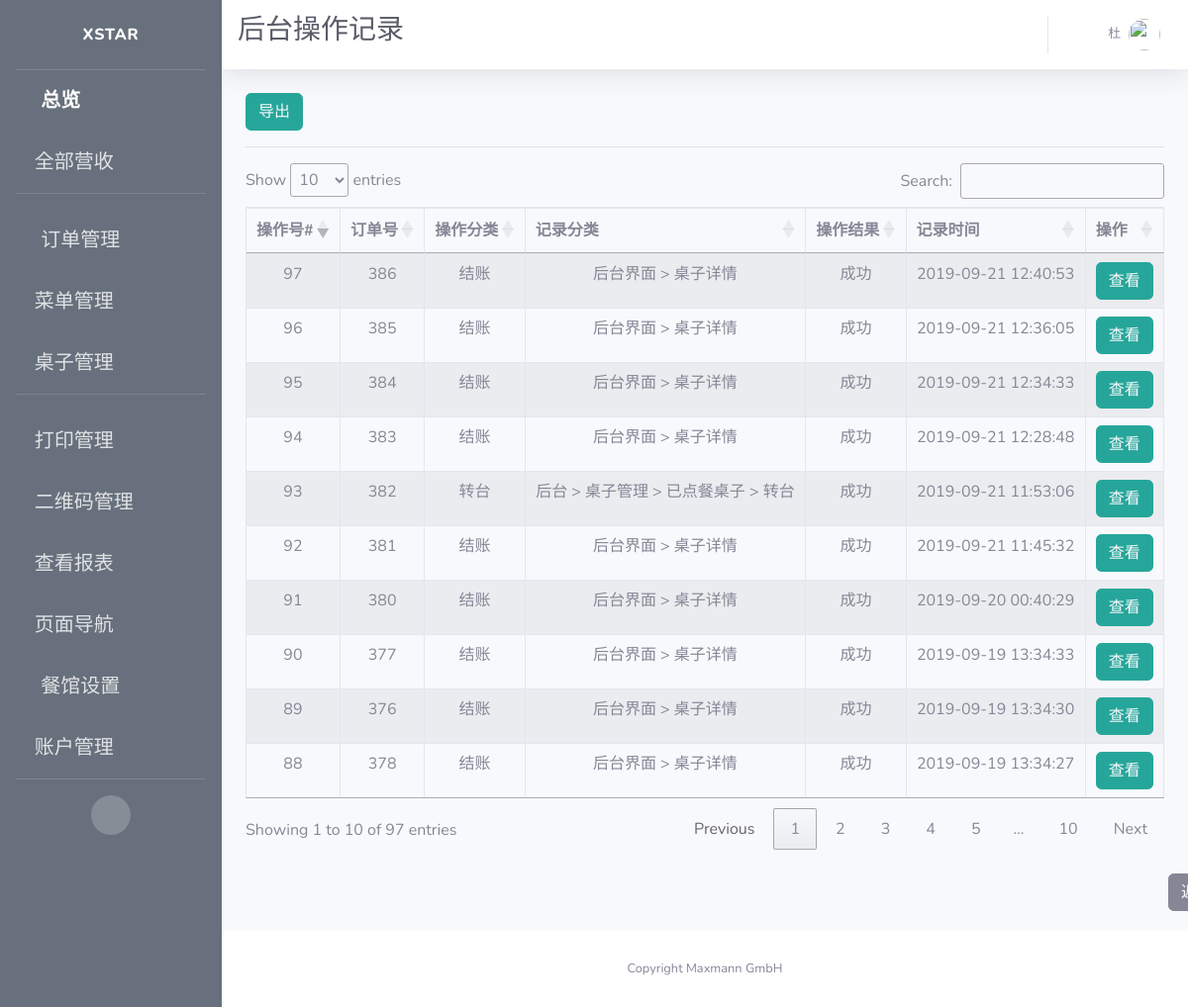
The app's page /view/logs (signed in) with its own data.
### app/models.py (models this page shows, shortened)
class User(UserMixin, db.Model):
    id = db.Column(db.Integer, primary_key=True)
    username = db.Column(db.String(64), index=True, unique=True, nullable=False)
    alias = db.Column(db.String(64))
    email = db.Column(db.String(120), unique=True)
    password_hash = db.Column(db.String(128))
    permissions = db.Column(db.Integer)
    container = db.Column(db.String(300))
    timeCreated = db.Column(db.DateTime, default=datetime.utcnow)

class Log(db.Model):
    id = db.Column(db.Integer, primary_key=True, unique=True, index=True)
    order_id = db.Column(db.Integer)
    operation = db.Column(db.String(100))
    page = db.Column(db.String(100))
    desc = db.Column(db.String(2000))
    status = db.Column(db.String(500))
    time = db.Column(db.String(500))

### app/routes.py (the view)
@app.route('/view/logs')
@login_required
def view_logs():
    logs = Log.query.all()
    context = dict(referrer=request.headers.get('Referer'),
                   title=u"后台操作记录",
                   company_name=company_info.get('company_name'),
                   logs=logs)
    return render_template('view_logs.html', **context)

### app/models.py (called while the page is built)
@login.user_loader
def load_user(id):
    return User.query.get(int(id))

### app/templates/view_logs.html (shortened to what this page needs)
{% extends 'base.html' %}
{% block css %}
<link rel="stylesheet" type="text/css" href="https://cdn.datatables.net/1.10.19/css/jquery.dataTables.css">
<link rel="stylesheet" type="text/css" href="https://cdnjs.cloudflare.com/ajax/libs/twitter-bootstrap/4.1.3/css/bootstrap.css">
<link rel="stylesheet" type="text/css" href="https://cdn.datatables.net/1.10.19/css/dataTables.bootstrap4.min.css">
{% endblock %}
{% block title %}
<h1 class="h3 mb-2 text-gray-800">{{title}}</h1>
<br>
{% endblock %}
{% block content %}
<button type="button" class="btn btn-info" style="border-color:#26a69a; background-color:#26a69a;">
  <a style="color: rgb(247, 249, 252)" href={{ url_for('export_log') }} >
     导出
  </a>
</button>
<hr>
<div class="row">
  <div class="col-sm-12">
    <table id="example" class="table table-striped table-bordered">
      <thead>
        <tr>
          <th>操作号#</th>
          <th>订单号</th>
          <th>操作分类</th>
          <th>记录分类</th>
          <th>操作结果</th>
          <th>记录时间</th>
          <th>操作</th>
        </tr>
      </thead>
      <tbody>
        {% for log in logs %}
        <tr>
            <td>{{ log.id }}</td>
            <td>{{log.order_id}}</td>
            <td>{{log.operation}}</td>
            <td>{{log.page}}</td>
            <td>{{log.status}}</td>
            <td>{{log.time.split(".")[0]}}</td>
            <td style="text-align:center">
              <span>
                <button type="button" class="btn btn-info" style="border-color:#26a69a; background-color:#26a69a;">
                  <a style="color: rgb(247, 249, 252)" href={{ url_for('view_log', log_id=log.id) }}>
                    查看
                  </a>
                </button>
              </span>
            </td>
        </tr>
        {% endfor %}
      </tbody>
    </table>
    </div>
</div>
<br>
<button type="button" class="btn btn-secondary" id="back">
  <a style="color: rgb(247, 249, 252)" href={{ referrer }}>
    返回
</button>
{% endblock %}

### app/templates/base.html (shortened to what this page needs)
<!DOCTYPE html>
<html lang="en">
<head>
  {% block css %}
  {% endblock %}
  <link href="{{ url_for('static', filename='fontawesome-free/css/all.min.css') }}" rel="stylesheet" type="text/css">
  <link href="{{ url_for('static', filename='css/sb-admin-2.min.css')}}" rel="stylesheet">
  <link rel='stylesheet' href='https://cdnjs.cloudflare.com/ajax/libs/flag-icon-css/0.8.2/css/flag-icon.min.css'>
</head>
<body id="page-top">
  <div id="wrapper">
    <ul class="navbar-nav bg-gradient-primary sidebar sidebar-dark accordion" id="accordionSidebar">
      <a class="sidebar-brand d-flex align-items-center justify-content-center" href="{{ url_for('index') }}">
        <div class="sidebar-brand-text mx-3">Xstar</div>
      </a>
      <hr class="sidebar-divider my-0">
      <li class="nav-item active">
        <a class="nav-link" href="{{url_for('index') }}">
          <i class="fas fa-fw fa-tachometer-alt"></i>
          <span>总览</span></a>
      </li>
      <li class="nav-item">
        <a class="nav-link collapsed" href="#" data-toggle="collapse" data-target="#collapseOne" aria-expanded="true" aria-controls="collapseOne">
          <i class="fas fa-money-bill-alt"></i>
          <span>全部营收</span>
        </a>
      </li>
      <hr class="sidebar-divider">
      <li class="nav-item">
        <a class="nav-link collapsed" href="#" data-toggle="collapse" data-target="#collapseTwo" aria-expanded="true" aria-controls="collapseTwo">
          <i class="fas fa-fw fa-cog"></i>
          <span>订单管理</span>
        </a>
      </li>
      <li class="nav-item">
        <a class="nav-link collapsed" href="#" data-toggle="collapse" data-target="#collapseMenu" aria-expanded="true" aria-controls="collapseTwo">
        <i class="fas fa-utensils"></i>
          <span>菜单管理</span>
        </a>
      </li>
      <li class="nav-item">
        <a class="nav-link collapsed" href="#" data-toggle="collapse" data-target="#collapseUtilities" aria-expanded="true" aria-controls="collapseUtilities">
          <i class="fas fa-chair"></i>
          <span>桌子管理</span>
        </a>
      </li>
      <hr class="sidebar-divider">
      <li class="nav-item">
        <a class="nav-link collapsed" href="#" data-toggle="collapse" data-target="#collapsePages" aria-expanded="true" aria-controls="collapsePages">
          <i class="fas fa-print"></i>
          <span>打印管理</span>
        </a>
      </li>
      <li class="nav-item">
        <a class="nav-link" href={{ url_for('qrcode_manage') }}>
          <i class="fas fa-qrcode"></i>
          <span>二维码管理</span>
        </a>
      </li>
      <li class="nav-item">
        <a class="nav-link collapsed" href="#" data-toggle="collapse" data-target="#collapseLogs" aria-expanded="true" aria-controls="collapseUtilities">
          <i class="far fa-sticky-note"></i>
          <span>查看报表</span>
        </a>
      </li>
      <li class="nav-item">
        <a class="nav-link collapsed" href="#" data-toggle="collapse" data-target="#collapseNavigation" aria-expanded="true" aria-controls="collapseUtilities">
          <i class="far fa-compass"></i>
          <span>页面导航</span>
        </a>
      </li>
      <li class="nav-item">
        <a class="nav-link" href="{{ url_for('set_store') }}">
          <i class="fas fa-fw fa-wrench"></i>
          <span>餐馆设置</span></a>
      </li>
      {% if current_user.permissions == 100 %}
      <li class="nav-item">
        <a class="nav-link" href="{{ url_for('boss_users_manage') }}">
          <i class="fas fa-users"></i>
          <span>账户管理</span></a>
      </li>
      {% else %}
      <li class="nav-item">
        <a class="nav-link" href="{{ url_for('users_manage') }}">
          <i class="fas fa-users"></i>
          <span>跑堂人员列表</span></a>
      </li>
      {% endif %}
      <hr class="sidebar-divider d-none d-md-block">
      <div class="text-center d-none d-md-inline">
        <button class="rounded-circle border-0" id="sidebarToggle"></button>
      </div>
    </ul>
    <div id="content-wrapper" class="d-flex flex-column">
      <div id="content">
        <nav class="navbar navbar-expand navbar-light bg-white topbar mb-4 static-top shadow">
          {% block title %}
          {% endblock %}
          <ul class="navbar-nav ml-auto">
            <li class="nav-item dropdown no-arrow">
              <a class="nav-link dropdown-toggle" href="#" id="lanDropdown" role="button" data-toggle="dropdown" aria-haspopup="true" aria-expanded="false">
              </a>
            </li>
            <li class="nav-item dropdown no-arrow">
              <a class="nav-link dropdown-toggle" href="#" id="userDropdown" role="button" data-toggle="dropdown" aria-haspopup="true" aria-expanded="false">
                <span class="mr-2 d-none d-lg-inline text-gray-600 small">{{ current_user.alias }}</span>
                <img class="img-profile rounded-circle" src="https://source.unsplash.com/QAB-WJcbgJk/60x60">
              </a>
            </li>
          </ul>
        </nav>
        <div class="container-fluid">
          {% block content %}{% endblock %}
        </div>
      </div>
      <footer class="sticky-footer bg-white">
        <div class="container my-auto">
          <div class="copyright text-center my-auto">
            <span>Copyright {{ company_name }}</span>
          </div>
        </div>
      </footer>
    </div>
  </div>
</body>
</html>

### app/templates/view_logs.html (style rules this page uses)
#back { margin-left: 932px; margin-bottom:20px; }
table { text-align: center; }

### app/templates/base.html (style rules this page uses)
.bg-gradient-primary { background-image: linear-gradient(180deg,#67707c 10%,#67707c 100%); background-size: cover; }

### records on screen
User: alias "杜"
Log: id "88", order_id "378", operation "结账", page "后台界面 > 桌子详情", status "成功", time "2019-09-19 13:34:27"
Log: id "89", order_id "376", operation "结账", page "后台界面 > 桌子详情", status "成功", time "2019-09-19 13:34:30"
Log: id "90", order_id "377", operation "结账", page "后台界面 > 桌子详情", status "成功", time "2019-09-19 13:34:33"
Log: id "91", order_id "380", operation "结账", page "后台界面 > 桌子详情", status "成功", time "2019-09-20 00:40:29"
Log: id "92", order_id "381", operation "结账", page "后台界面 > 桌子详情", status "成功", time "2019-09-21 11:45:32"
Log: id "93", order_id "382", operation "转台", page "后台 > 桌子管理 > 已点餐桌子 > 转台", status "成功", time "2019-09-21 11:53:06"
Log: id "94", order_id "383", operation "结账", page "后台界面 > 桌子详情", status "成功", time "2019-09-21 12:28:48"
Log: id "95", order_id "384", operation "结账", page "后台界面 > 桌子详情", status "成功", time "2019-09-21 12:34:33"
Log: id "96", order_id "385", operation "结账", page "后台界面 > 桌子详情", status "成功", time "2019-09-21 12:36:05"
Log: id "97", order_id "386", operation "结账", page "后台界面 > 桌子详情", status "成功", time "2019-09-21 12:40:53"

### other values on screen
{{ title }} "后台操作记录"
{{ company_name }} "Maxmann GmbH"
